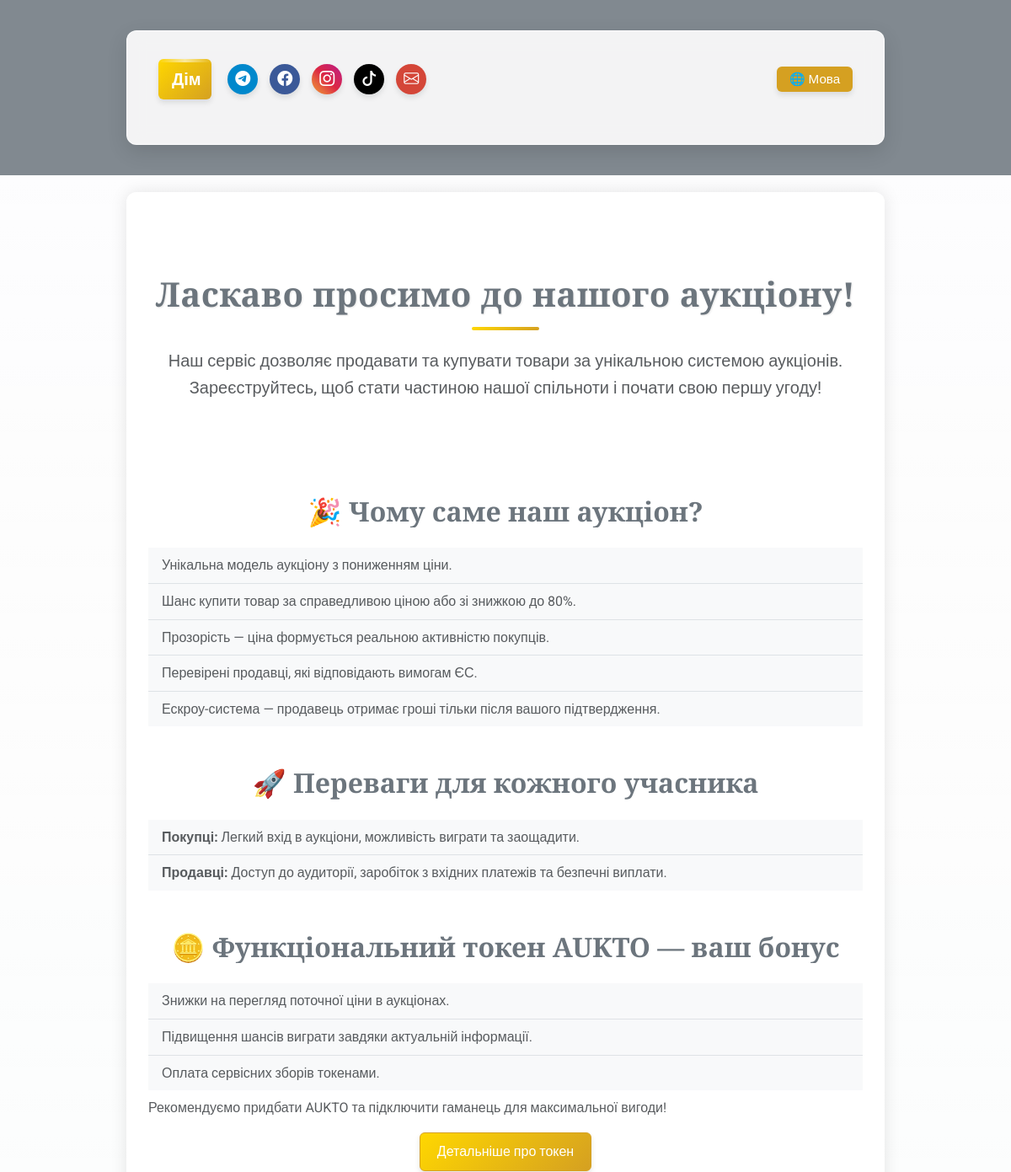
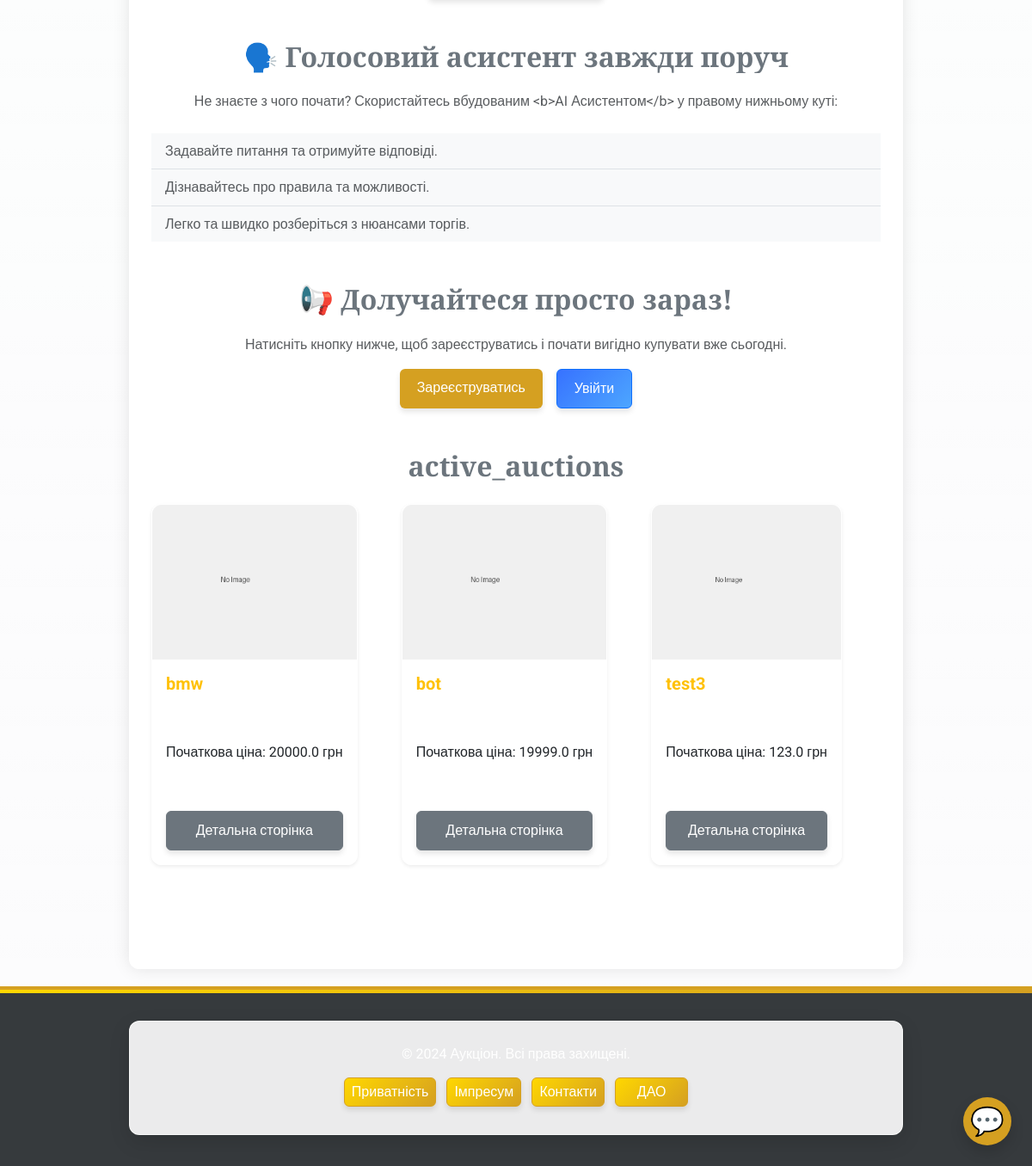
The page / on the database its author committed (2 pictures, top to bottom).
### app/models/auction.py (models this page shows, shortened)
class Auction(db.Model):
    __tablename__ = 'auctions'
    id = db.Column(db.Integer, primary_key=True)
    title = db.Column(db.String(255), nullable=False)
    description = db.Column(db.Text, nullable=False)
    starting_price = db.Column(db.Float, nullable=False)
    current_price = db.Column(db.Float, nullable=False)
    seller_id = db.Column(db.Integer, db.ForeignKey('users.id'), nullable=False)
    total_participants = db.Column(db.Integer, default=0, nullable=False)
    is_active = db.Column(db.Boolean, default=True, nullable=False)
    winner_id = db.Column(db.Integer, db.ForeignKey('users.id'), nullable=True)
    total_earnings = db.Column(db.Float, default=0.0, nullable=False)
    created_at = db.Column(db.DateTime, default=db.func.now(), nullable=False)
    updated_at = db.Column(db.DateTime, default=db.func.now(), onupdate=db.func.now(), nullable=False)
    photos = db.Column(JSON, default=list)  # Поле для зберігання шляхів до фото у форматі JSON
    is_confirmed = db.Column(db.Boolean, default=False, nullable=False)  # Чи підтверджено отримання товару
    main_photo_idx = db.Column(db.Integer, default=0)  # Індекс головного фото
    participants = relationship(
        'AuctionParticipant', back_populates='auction', cascade='all, delete-orphan', lazy='dynamic'
    )
    def get_safe_photo(self, index=None):
        import os
        from flask import current_app
        fallback_image = 'images/default/no-image.png'
        if index is not None and self.photos and 0 <= index < len(self.photos):
            photo_path = self.photos[index]
        elif self.photos and 0 <= (self.main_photo_idx or 0) < len(self.photos):
            photo_path = self.photos[self.main_photo_idx or 0]
        elif self.photos and len(self.photos) > 0:
            photo_path = self.photos[0]
        else:
            return fallback_image
        full_path = os.path.join(current_app.static_folder, photo_path)
        if os.path.isfile(full_path):
            return photo_path
        else:
            print(f"Warning: Image file not found: {photo_path}")
            return fallback_image

### app/routes/main_routes.py (the view)
@main_bp.route('/')
def index():
    lang = session.get('lang', 'ua')
    auctions = Auction.query.filter_by(is_active=True).all()
    discount = None
    if current_user.is_authenticated and current_user.wallet_address:
        try:
            discount = get_user_discount(current_user.wallet_address)
        except Exception:
            discount = None
    if lang == 'en':
        return render_template('index_en.html', auctions=auctions, user_discount=discount, lang=lang, ui_text=ui_text)
    elif lang == 'de':
        return render_template('index_de.html', auctions=auctions, user_discount=discount, lang=lang, ui_text=ui_text)
    return render_template('index.html', auctions=auctions, user_discount=discount, lang=lang, ui_text=ui_text)

### app/utils/i18n_ui.py (called while the page is built)
def ui_text(key, lang):
    return ui_translations.get(key, {}).get(lang, ui_translations.get(key, {}).get('ua', key))

### app/templates/index.html (shortened to what this page needs)
{% extends 'base.html' %}
{% block content %}
<div class="text-center py-5">
    <h1 class="text-secondary fw-bold">{{ ui_text('welcome_header', lang) }}</h1>
    <p class="text-muted fs-5">
        {{ ui_text('welcome_text', lang) }}
    </p>
</div>
<section class="my-5">
    <h2 class="text-center text-secondary fw-bold">🎉 {{ ui_text('why_auction', lang) }}</h2>
    <ul class="list-group list-group-flush mt-4">
        <li class="list-group-item bg-light text-muted">{{ ui_text('unique_model', lang) }}</li>
        <li class="list-group-item bg-light text-muted">{{ ui_text('fair_price', lang) }}</li>
        <li class="list-group-item bg-light text-muted">{{ ui_text('transparency', lang) }}</li>
        <li class="list-group-item bg-light text-muted">{{ ui_text('verified_sellers', lang) }}</li>
        <li class="list-group-item bg-light text-muted">{{ ui_text('escrow', lang) }}</li>
    </ul>
</section>
<section class="my-5">
    <h2 class="text-center text-secondary fw-bold">🚀 {{ ui_text('benefits', lang) }}</h2>
    <ul class="list-group list-group-flush mt-4">
        <li class="list-group-item bg-light text-muted"><b>{{ ui_text('buyers', lang) }}:</b> {{ ui_text('buyers_benefit', lang) }}</li>
        <li class="list-group-item bg-light text-muted"><b>{{ ui_text('sellers', lang) }}:</b> {{ ui_text('sellers_benefit', lang) }}</li>
    </ul>
</section>
<section class="my-5">
    <h2 class="text-center text-secondary fw-bold">🪙 {{ ui_text('token_bonus', lang) }}</h2>
    <ul class="list-group list-group-flush mt-4">
        <li class="list-group-item bg-light text-muted">{{ ui_text('token_discount_benefit', lang) }}</li>
        <li class="list-group-item bg-light text-muted">{{ ui_text('token_chance_benefit', lang) }}</li>
        <li class="list-group-item bg-light text-muted">{{ ui_text('token_fee_benefit', lang) }}</li>
    </ul>
    <p class="text-muted mt-2">{{ ui_text('token_recommend', lang) }}</p>
    <div class="text-center mt-3">
        <a href="{{ url_for('token.token_info') }}" class="btn btn-outline-warning">{{ ui_text('token_details', lang) }}</a>
    </div>
</section>
<section class="my-5">
    <h2 class="text-center text-secondary fw-bold">🗣️ {{ ui_text('assistant_always', lang) }}</h2>
    <p class="text-muted text-center">
        {{ ui_text('assistant_invite', lang) }}
    </p>
    <ul class="list-group list-group-flush mt-4">
        <li class="list-group-item bg-light text-muted">{{ ui_text('assistant_ask', lang) }}</li>
        <li class="list-group-item bg-light text-muted">{{ ui_text('assistant_rules', lang) }}</li>
        <li class="list-group-item bg-light text-muted">{{ ui_text('assistant_easy', lang) }}</li>
    </ul>
</section>
<section class="my-5 text-center">
    <h2 class="text-secondary fw-bold">📢 {{ ui_text('join_now', lang) }}</h2>
    <p class="text-muted">{{ ui_text('join_now_text', lang) }}</p>
    <div class="d-flex justify-content-center gap-3">
        <a href="{{ url_for('auth.choose_role') }}" class="btn btn-outline-light">{{ ui_text('register', lang) }}</a>
        <a href="{{ url_for('auth.login') }}" class="btn btn-outline-primary">{{ ui_text('login', lang) }}</a>
    </div>
</section>
<section class="my-5">
    <h2 class="text-center text-secondary fw-bold">{{ ui_text('active_auctions', lang) }}</h2>
    {% if auctions %}
    <div class="row mt-4">
        {% for auction in auctions %}
        <div class="col-md-4 d-flex align-items-stretch">
            {% set img_url = auction.photos[0] if auction.photos and auction.photos[0] else 'images/default.jpg' %}
            {% include 'auctions/auction_card.html' with context %}
        </div>
        {% endfor %}
    </div>
    {% else %}
    <p class="text-center text-muted fs-5">{{ ui_text('no_auctions', lang) }}</p>
    {% endif %}
</section>
{% endblock %}

### app/templates/auctions/auction_card.html (shortened to what this page needs)
<div class="auction-card card shadow-sm auction-card-fixed mb-4">    <div class="card-img-top auction-card-img p-0" style="background:none;">
        {% if auction.photos and auction.photos|length > 1 %}
        <div id="auctionCardCarousel-{{ auction.id }}" class="carousel slide" data-bs-ride="carousel">
            <div class="carousel-inner">
                {% for photo in auction.photos %}
                <div class="carousel-item {% if loop.index0 == (auction.main_photo_idx or 0) %}active{% endif %}">
                    <img src="{{ url_for('static', filename=auction.get_safe_photo(loop.index0)) }}" class="img-fluid rounded-top w-100" alt="Фото товару" style="height:180px;object-fit:cover;">
                </div>
                {% endfor %}
            </div>
            <button class="carousel-control-prev" type="button" data-bs-target="#auctionCardCarousel-{{ auction.id }}" data-bs-slide="prev">
                <span class="carousel-control-prev-icon" aria-hidden="true"></span>
                <span class="visually-hidden">Попереднє</span>
            </button>
            <button class="carousel-control-next" type="button" data-bs-target="#auctionCardCarousel-{{ auction.id }}" data-bs-slide="next">
                <span class="carousel-control-next-icon" aria-hidden="true"></span>
                <span class="visually-hidden">Наступне</span>
            </button>
        </div>
        {% else %}
        <img src="{{ url_for('static', filename=auction.get_safe_photo()) }}" class="img-fluid rounded-top w-100" alt="Фото товару" style="height:180px;object-fit:cover;">
        {% endif %}
    </div>    <div class="card-body d-flex flex-column justify-content-between">
        <h5 class="card-title text-warning fw-bold">{{ auction.title }}</h5>
        <p class="text-dark mb-2">Початкова ціна: {{ auction.starting_price }} грн</p>        <div class="d-flex flex-column gap-2">
            <a href="/auction/{{ auction.id }}" class="btn btn-outline-secondary w-100" target="_blank">Детальна сторінка</a>
        </div>
    </div>
</div>

### app/static/css/custom.css (style rules this page uses)
:root { --main-bg: transparent; --main-color: #d5a021; --secondary-color: #a47449; --neutral-gray: #6c757d; --text-color: #3d3d3d; --accent-blue: #3772ff; --accent-green: #2fb380; --accent-red: #e63946; --accent-purple: #6246ea; --dark-bg: #2b2d42; --dark-secondary: #444857; --dark-text: #edf2f4; --gold-gradient: linear-gradient(135deg, #ffd700, #d5a021); --purple-gradient: linear-gradient(135deg, #6246ea, #a36ae8); --blue-gradient: linear-gradient(135deg, #3772ff, #4da6ff); --card-shadow: 0 8px 24px rgba(0, 0, 0, 0.12); --hover-shadow: 0 12px 28px rgba(0, 0, 0, 0.2); --button-shadow: 0 4px 6px rgba(0, 0, 0, 0.1); --transition-fast: 0.2s ease; --transition-normal: 0.3s ease; --transition-slow: 0.5s ease; }
body { font-family: 'Roboto', sans-serif; background-color: transparent; color: var(--text-color); margin: 0; padding: 0; line-height: 1.6; overflow-x: hidden; transition: background-color var(--transition-normal); position: relative; }
h1, h2, h3 { font-family: 'Playfair Display', serif; color: var(--main-color); text-align: center; margin-bottom: 20px; position: relative; overflow: hidden; }
h1 { font-weight: 700; letter-spacing: 0.5px; text-shadow: 1px 1px 2px rgba(0, 0, 0, 0.1); }
h1:after { content: ''; display: block; width: 80px; height: 4px; background: var(--gold-gradient); margin: 15px auto 0; border-radius: 2px; transition: width var(--transition-normal); }
button, .btn { background-color: var(--main-color); border: none; color: #fff; font-size: 16px; padding: 10px 20px; border-radius: 6px; cursor: pointer; transition: background-color var(--transition-fast), transform var(--transition-fast), box-shadow var(--transition-fast); box-shadow: var(--button-shadow); position: relative; overflow: hidden; z-index: 1; }
.btn::after { content: ""; position: absolute; background: rgba(255, 255, 255, 0.3); border-radius: 50%; width: 100px; height: 100px; opacity: 0; top: 50%; left: 50%; transform: translate(-50%, -50%) scale(0); transition: transform 0.6s, opacity 0.6s; z-index: -1; }
.btn-outline-warning { color: #fff !important; background: var(--gold-gradient) !important; border: 1.5px solid var(--main-color) !important; transition: all var(--transition-normal) !important; }
.btn-outline-primary { color: #fff !important; background: var(--blue-gradient) !important; border: 1.5px solid #0d6efd !important; transition: all var(--transition-normal) !important; }
.btn-outline-secondary { color: #fff !important; background-color: var(--neutral-gray) !important; border: 1.5px solid var(--neutral-gray) !important; transition: all var(--transition-normal) !important; }
a { color: var(--main-color); text-decoration: none; position: relative; transition: color var(--transition-fast); }
.auction-card-fixed { min-height: 420px; max-height: 420px; display: flex; flex-direction: column; justify-content: space-between; background: rgba(255, 255, 255, 0.95); border-radius: 12px; overflow: hidden; transition: all var(--transition-normal); position: relative; box-shadow: 0 0 15px rgba(0, 0, 0, 0.15); backdrop-filter: blur(5px); border: 1px solid rgba(255, 255, 255, 0.9); }
.auction-card-img { height: 180px; background-size: cover; background-position: center; border-top-left-radius: 0.5rem; border-top-right-radius: 0.5rem; overflow: hidden; position: relative; }
.auction-card { transition: box-shadow var(--transition-normal), transform var(--transition-normal); box-shadow: 0 2px 8px rgba(0, 0, 0, 0.08); border: 1px solid rgba(255, 255, 255, 0.8); background-color: rgba(255, 255, 255, 0.95); backdrop-filter: blur(5px); }
.auction-card-img img { transition: filter var(--transition-normal), transform var(--transition-slow); width: 100%; height: 100%; object-fit: cover; }

### rows shown on the page
Auction: title "bmw", starting_price "20000.0"
Auction: title "bot", starting_price "19999.0"
Auction: title "test3", starting_price "123.0"

### other values the page prints
{{ ui_text('home', lang) }} "Дім"
{{ ui_text('language', lang) }} "Мова"
{{ ui_text('welcome_header', lang) }} "Ласкаво просимо до нашого аукціону!"
{{ ui_text('welcome_text', lang) }} "Наш сервіс дозволяє продавати та купувати товари за унікальною системою аукціонів. Зареєструйтесь, щоб стати частиною нашої спільноти і почати свою першу угоду!"
{{ ui_text('why_auction', lang) }} "Чому саме наш аукціон?"
{{ ui_text('unique_model', lang) }} "Унікальна модель аукціону з пониженням ціни."
{{ ui_text('fair_price', lang) }} "Шанс купити товар за справедливою ціною або зі знижкою до 80%."
{{ ui_text('transparency', lang) }} "Прозорість — ціна формується реальною активністю покупців."
{{ ui_text('verified_sellers', lang) }} "Перевірені продавці, які відповідають вимогам ЄС."
{{ ui_text('escrow', lang) }} "Ескроу-система — продавець отримає гроші тільки після вашого підтвердження."
{{ ui_text('benefits', lang) }} "Переваги для кожного учасника"
{{ ui_text('buyers', lang) }} "Покупці"
{{ ui_text('buyers_benefit', lang) }} "Легкий вхід в аукціони, можливість виграти та заощадити."
{{ ui_text('sellers', lang) }} "Продавці"
{{ ui_text('sellers_benefit', lang) }} "Доступ до аудиторії, заробіток з вхідних платежів та безпечні виплати."
